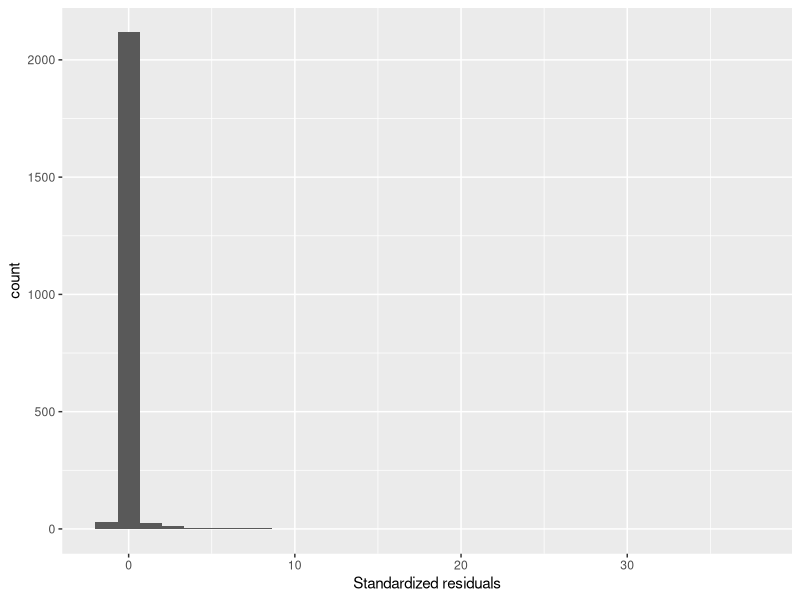
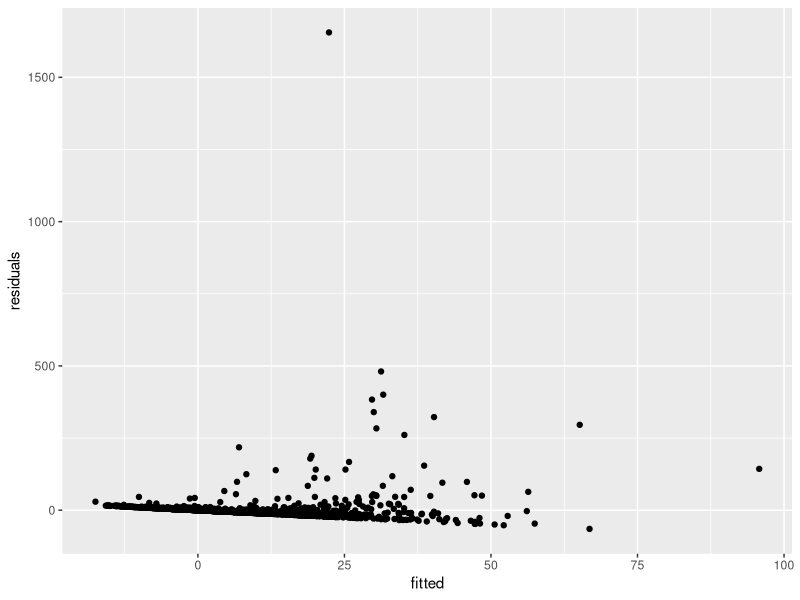
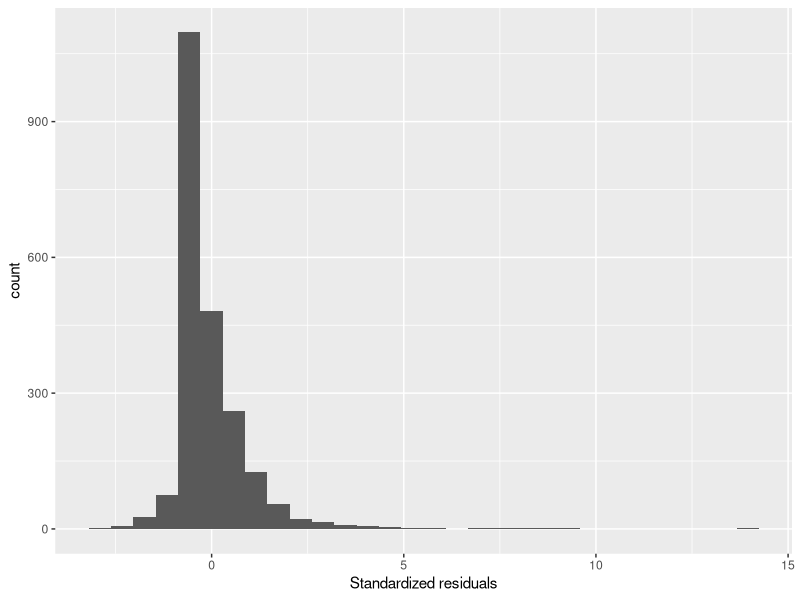
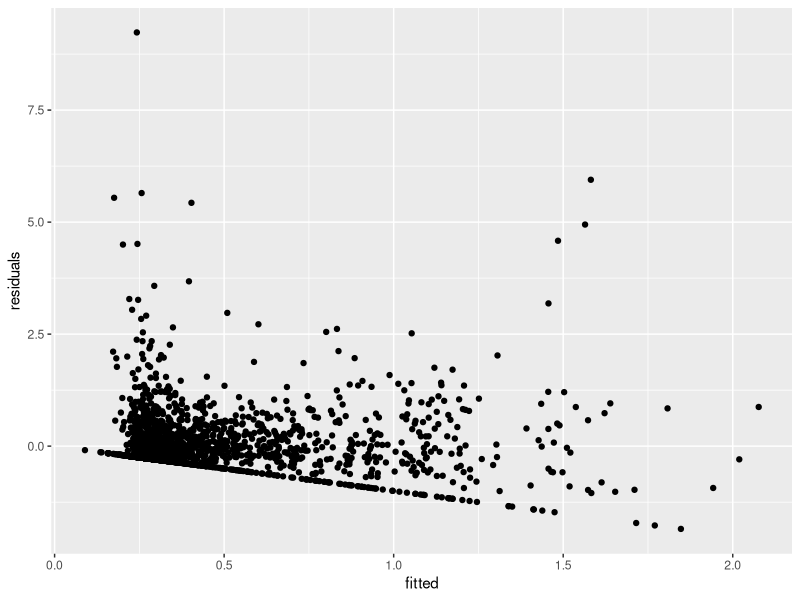

The R source for these figures, in order:
library(tidyverse)
library(readr)

# load the data
df <- read.csv("raw_data/murders.csv", na.strings = c("", "NA", "#N/A"))

# filter the data to year 1995 only and remove na
murders <- filter(df[complete.cases(df),], year == 1995)
summary(murders)

# Finding the correlation between variables

cor(murders$murders, murders$arrests)
cor(murders$popul, murders$arrests)
cor(murders$murders, murders$popul)
cor(murders$murdrate, murders$arrestrate)
cor(murders$murders, murders$percblack)

# First Model

firstModel <- lm(murders ~ perc1019 + perc2029 + percblack + percmale + rpcpersinc,
                 data = murders)
summary(firstModel)

# Standardised residuals plot for first model

murders <- murders %>% 
  mutate(
    stand_res = rstandard(firstModel)
  )
murders %>% ggplot(aes(x = stand_res)) +
  geom_histogram() + xlab("Standardized residuals")

# Residual vs Fitted Value for first model

murders$fitted <- firstModel$fitted.values
murders$residuals <- firstModel$residuals
murders %>% ggplot(aes(x = fitted, y = residuals)) +
  geom_point()


# Second Model
secondModel <- lm(murdrate ~ perc1019 + perc2029 + percblack + percmale + rpcpersinc,
                  data = murders)
summary(secondModel)

# Standardised residuals plot for second model

murders <- murders %>% 
  mutate(
    stand_res = rstandard(secondModel)
  )
murders %>% ggplot(aes(x = stand_res)) +
  geom_histogram() + xlab("Standardized residuals")

# Residual vs Fitted Value for second model

murders$fitted <- secondModel$fitted.values
murders$residuals <- secondModel$residuals
murders %>% ggplot(aes(x = fitted, y = residuals)) +
  geom_point()

